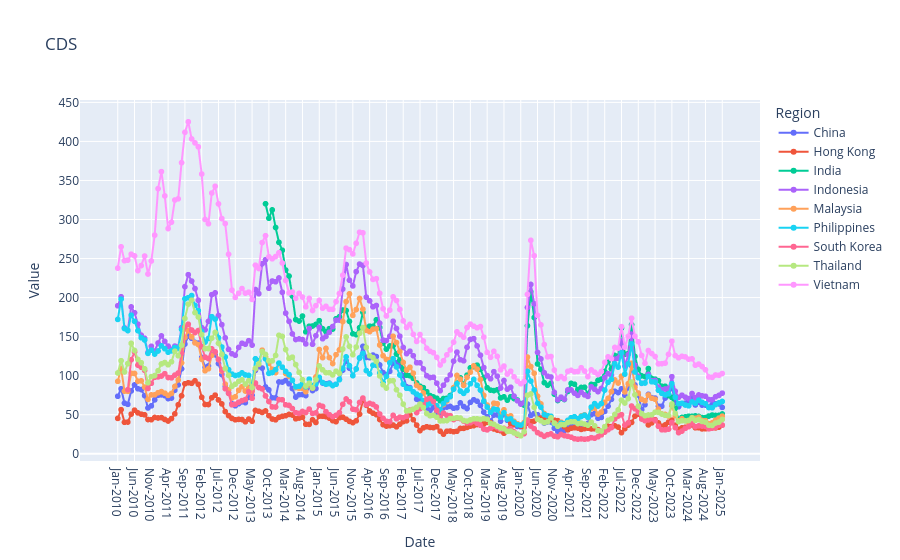

Notebook cell for this chart:
### Code cell
import plotly.express as px
px.line(df2, x="Date", y="Value", color="Region", markers=True, title="CDS")

### Figure 1 — Plotly figure (JSON) as saved in the notebook; plotly's stock layout.template omitted (floating-point values rounded to 4 significant figures; data arrays with more than 128 entries replaced by an {"elided": "..."} marker saying what was removed)
{"data": [{"hovertemplate": "Region=China<br>Date=%{x}<br>Value=%{y}<extra></extra>", "legendgroup": "China", "line": {"color": "#636efa", "dash": "solid"}, "marker": {"symbol": "circle"}, "mode": "lines+markers", "name": "China", "showlegend": true, "type": "scattergl", "x": {"elided": "181 str values"}, "xaxis": "x", "y": {"elided": "181 float values"}, "yaxis": "y"}, {"hovertemplate": "Region=Hong Kong<br>Date=%{x}<br>Value=%{y}<extra></extra>", "legendgroup": "Hong Kong", "line": {"color": "#EF553B", "dash": "solid"}, "marker": {"symbol": "circle"}, "mode": "lines+markers", "name": "Hong Kong", "showlegend": true, "type": "scattergl", "x": {"elided": "181 str values"}, "xaxis": "x", "y": {"elided": "181 float values"}, "yaxis": "y"}, {"hovertemplate": "Region=India<br>Date=%{x}<br>Value=%{y}<extra></extra>", "legendgroup": "India", "line": {"color": "#00cc96", "dash": "solid"}, "marker": {"symbol": "circle"}, "mode": "lines+markers", "name": "India", "showlegend": true, "type": "scattergl", "x": {"elided": "181 str values"}, "xaxis": "x", "y": {"elided": "181 float values"}, "yaxis": "y"}, {"hovertemplate": "Region=Indonesia<br>Date=%{x}<br>Value=%{y}<extra></extra>", "legendgroup": "Indonesia", "line": {"color": "#ab63fa", "dash": "solid"}, "marker": {"symbol": "circle"}, "mode": "lines+markers", "name": "Indonesia", "showlegend": true, "type": "scattergl", "x": {"elided": "181 str values"}, "xaxis": "x", "y": {"elided": "181 float values"}, "yaxis": "y"}, {"hovertemplate": "Region=Malaysia<br>Date=%{x}<br>Value=%{y}<extra></extra>", "legendgroup": "Malaysia", "line": {"color": "#FFA15A", "dash": "solid"}, "marker": {"symbol": "circle"}, "mode": "lines+markers", "name": "Malaysia", "showlegend": true, "type": "scattergl", "x": {"elided": "181 str values"}, "xaxis": "x", "y": {"elided": "181 float values"}, "yaxis": "y"}, {"hovertemplate": "Region=Philippines<br>Date=%{x}<br>Value=%{y}<extra></extra>", "legendgroup": "Philippines", "line": {"color": "#19d3f3", "dash": "solid"}, "marker": {"symbol": "circle"}, "mode": "lines+markers", "name": "Philippines", "showlegend": true, "type": "scattergl", "x": {"elided": "181 str values"}, "xaxis": "x", "y": {"elided": "181 float values"}, "yaxis": "y"}, {"hovertemplate": "Region=South Korea<br>Date=%{x}<br>Value=%{y}<extra></extra>", "legendgroup": "South Korea", "line": {"color": "#FF6692", "dash": "solid"}, "marker": {"symbol": "circle"}, "mode": "lines+markers", "name": "South Korea", "showlegend": true, "type": "scattergl", "x": {"elided": "181 str values"}, "xaxis": "x", "y": {"elided": "181 float values"}, "yaxis": "y"}, {"hovertemplate": "Region=Thailand<br>Date=%{x}<br>Value=%{y}<extra></extra>", "legendgroup": "Thailand", "line": {"color": "#B6E880", "dash": "solid"}, "marker": {"symbol": "circle"}, "mode": "lines+markers", "name": "Thailand", "showlegend": true, "type": "scattergl", "x": {"elided": "181 str values"}, "xaxis": "x", "y": {"elided": "181 float values"}, "yaxis": "y"}, {"hovertemplate": "Region=Vietnam<br>Date=%{x}<br>Value=%{y}<extra></extra>", "legendgroup": "Vietnam", "line": {"color": "#FF97FF", "dash": "solid"}, "marker": {"symbol": "circle"}, "mode": "lines+markers", "name": "Vietnam", "showlegend": true, "type": "scattergl", "x": {"elided": "181 str values"}, "xaxis": "x", "y": {"elided": "181 float values"}, "yaxis": "y"}], "layout": {"legend": {"title": {"text": "Region"}, "tracegroupgap": 0}, "title": {"text": "CDS"}, "xaxis": {"anchor": "y", "domain": [0, 1], "title": {"text": "Date"}}, "yaxis": {"anchor": "x", "domain": [0, 1], "title": {"text": "Value"}}}}
